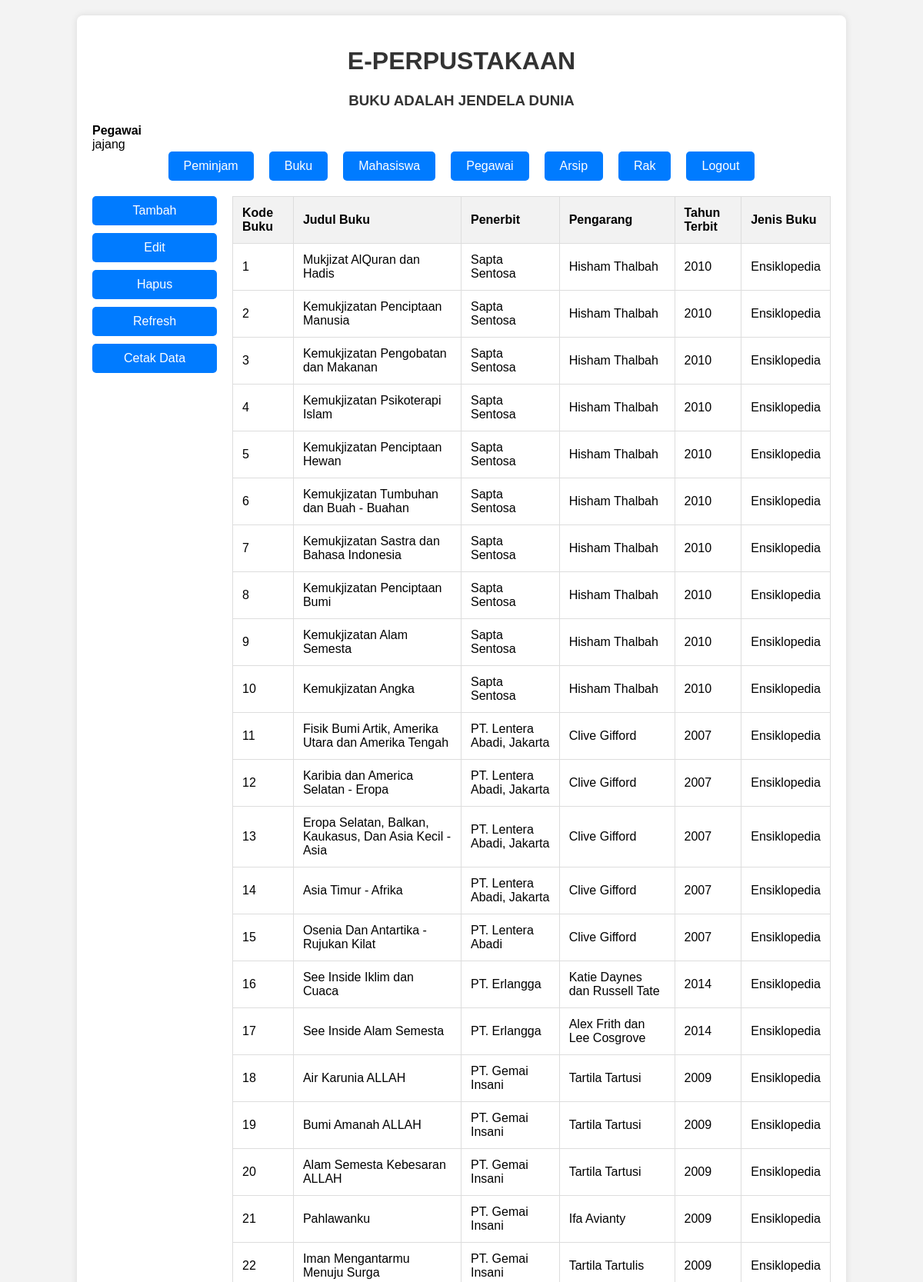
The page /perpus/buku/buku.php (signed in, upper part) on the database its author committed.
### tables this page shows
CREATE TABLE `pegawai` (
  `nip` varchar(16) NOT NULL,
  `id_users` int(11) NOT NULL,
  `nama_pegawai` varchar(30) NOT NULL
);

CREATE TABLE `buku` (
  `kode_buku` int(16) NOT NULL,
  `judul_buku` varchar(1000) NOT NULL,
  `penerbit` varchar(200) NOT NULL,
  `pengarang` varchar(30) NOT NULL,
  `thn_terbit` year(4) NOT NULL,
  `jenis` varchar(30) NOT NULL
);

### perpus/buku/buku.php (the view, shortened to what this page needs)
<?php
include('db.php');
$username = $_SESSION['username'];
$stmt = $conn->prepare("SELECT id FROM users WHERE username = ?");
$stmt->bind_param("s", $username);
$stmt->execute();
$result = $stmt->get_result();
$user = $result->fetch_assoc();
$id_users = $user['id'];
$stmt = $conn->prepare("SELECT nama_pegawai FROM pegawai WHERE id_users = ?");
$stmt->bind_param("i", $id_users);
$stmt->execute();
$result = $stmt->get_result();
$pegawai = $result->fetch_assoc();
$namaPegawai = $pegawai['nama_pegawai'];
?>
<!DOCTYPE html>
<html>
<head>
    <link rel="stylesheet" type="text/css" href="style.css">
</head>
<body>
<div class="container">
    <h1>E-PERPUSTAKAAN</h1>
    <h3>BUKU ADALAH JENDELA DUNIA </h3>
    <div>
<strong>Pegawai</strong><br>
<?php echo $namaPegawai; ?>
</div>
    <div class="navbar">
        <a href="../pinjam/peminjaman.php">Peminjam</a>
        <a href="../buku/buku.php">Buku</a>
        <a href="../mahasiswa/mahasiswa.php">Mahasiswa</a>
        <a href="../pegawai/pegawai.php">Pegawai</a>
        <a href="../arsip/arsip.php">Arsip</a>
        <a href="../rak/rak.php">Rak</a>
        <a href="logout.php">Logout</a>
    </div>
    <div class="main-content">
        <div class="sidebar">
            <button onclick="addRecord()">Tambah</button>
            <button onclick="editRecord()">Edit</button>
            <button onclick="deleteRecord()">Hapus</button>
            <button onclick="window.location.reload();">Refresh</button>
            <button onclick="window.print();">Cetak Data</button>
        </div>
    <table>
        <thead>
            <tr>
                <th>Kode Buku</th>
                <th>Judul Buku</th>
                <th>Penerbit   </th>
                <th>Pengarang   </th>
                <th>Tahun Terbit  </th>
                <th>Jenis Buku   </th>
            </tr>
        </thead>
        <tbody>
            <?php
            $sql = "select*from buku order by kode_buku asc";
            $result = $conn->query($sql);
            if ($result->num_rows > 0) {
                while($row = $result->fetch_assoc()) {
                    echo "<tr>";
                    echo "<td>" . $row["kode_buku"] . "</td>";
                    echo "<td>" . $row["judul_buku"] . "</td>";
                    echo "<td>" . $row["penerbit"] . "</td>";
                    echo "<td>" . $row["pengarang"] . "</td>";
                    echo "<td>" . $row["thn_terbit"] . "</td>";
                    echo "<td>" . $row["jenis"] . "</td>";
                    echo "</tr>";
                }
            } else {
                echo "<tr><td colspan='6'>No records found</td></tr>";
            }
            ?>
        </tbody>
    </table>
</div>
</body>
</html>

### perpus/buku/style.css (style rules this page uses)
body { font-family: Arial, sans-serif; background-color: #f3f3f3; margin: 0; padding: 0; }
.container { width: 80%; margin: 20px auto; background-color: #fff; padding: 20px; border-radius: 8px; box-shadow: 0 0 10px rgba(0, 0, 0, 0.1); }
h1, h3, h4 { text-align: center; color: #333; position: relative; }
.navbar { display: flex; justify-content: center; margin-bottom: 20px; }
.navbar a { padding: 10px 20px; margin: 0 10px; background-color: #007bff; color: #fff; text-decoration: none; border-radius: 5px; transition: background-color 0.3s; }
.main-content { display: flex; }
.sidebar { width: 200px; display: flex; flex-direction: column; gap: 10px; margin-right: 20px; }
.sidebar button { padding: 10px; font-size: 16px; background-color: #007bff; color: #fff; border: none; cursor: pointer; border-radius: 5px; transition: background-color 0.3s; }
table { width: 100%; border-collapse: collapse; }
table, th, td { border: 1px solid #ddd; }
th, td { padding: 12px; text-align: left; }
th { background-color: #f2f2f2; }

### rows shown on the page
pegawai: nama_pegawai "jajang"
buku: kode_buku "1", judul_buku "Mukjizat AlQuran dan Hadis", penerbit "Sapta Sentosa", pengarang "Hisham Thalbah", thn_terbit "2010", jenis "Ensiklopedia"
buku: kode_buku "2", judul_buku "Kemukjizatan Penciptaan Manusia", penerbit "Sapta Sentosa", pengarang "Hisham Thalbah", thn_terbit "2010", jenis "Ensiklopedia"
buku: kode_buku "3", judul_buku "Kemukjizatan Pengobatan dan Makanan", penerbit "Sapta Sentosa", pengarang "Hisham Thalbah", thn_terbit "2010", jenis "Ensiklopedia"
buku: kode_buku "4", judul_buku "Kemukjizatan Psikoterapi Islam", penerbit "Sapta Sentosa", pengarang "Hisham Thalbah", thn_terbit "2010", jenis "Ensiklopedia"
buku: kode_buku "5", judul_buku "Kemukjizatan Penciptaan Hewan", penerbit "Sapta Sentosa", pengarang "Hisham Thalbah", thn_terbit "2010", jenis "Ensiklopedia"
buku: kode_buku "6", judul_buku "Kemukjizatan Tumbuhan dan Buah - Buahan", penerbit "Sapta Sentosa", pengarang "Hisham Thalbah", thn_terbit "2010", jenis "Ensiklopedia"
buku: kode_buku "7", judul_buku "Kemukjizatan Sastra dan Bahasa Indonesia", penerbit "Sapta Sentosa", pengarang "Hisham Thalbah", thn_terbit "2010", jenis "Ensiklopedia"
buku: kode_buku "8", judul_buku "Kemukjizatan Penciptaan Bumi", penerbit "Sapta Sentosa", pengarang "Hisham Thalbah", thn_terbit "2010", jenis "Ensiklopedia"
buku: kode_buku "9", judul_buku "Kemukjizatan Alam Semesta", penerbit "Sapta Sentosa", pengarang "Hisham Thalbah", thn_terbit "2010", jenis "Ensiklopedia"
buku: kode_buku "10", judul_buku "Kemukjizatan Angka", penerbit "Sapta Sentosa", pengarang "Hisham Thalbah", thn_terbit "2010", jenis "Ensiklopedia"
buku: kode_buku "11", judul_buku "Fisik Bumi Artik, Amerika Utara dan Amerika Tengah", penerbit "PT. Lentera Abadi, Jakarta", pengarang "Clive Gifford", thn_terbit "2007", jenis "Ensiklopedia"
buku: kode_buku "12", judul_buku "Karibia dan America Selatan - Eropa", penerbit "PT. Lentera Abadi, Jakarta", pengarang "Clive Gifford", thn_terbit "2007", jenis "Ensiklopedia"
buku: kode_buku "13", judul_buku "Eropa Selatan, Balkan, Kaukasus, Dan Asia Kecil - Asia", penerbit "PT. Lentera Abadi, Jakarta", pengarang "Clive Gifford", thn_terbit "2007", jenis "Ensiklopedia"
buku: kode_buku "14", judul_buku "Asia Timur - Afrika", penerbit "PT. Lentera Abadi, Jakarta", pengarang "Clive Gifford", thn_terbit "2007", jenis "Ensiklopedia"
buku: kode_buku "15", judul_buku "Osenia Dan Antartika - Rujukan Kilat", penerbit "PT. Lentera Abadi", pengarang "Clive Gifford", thn_terbit "2007", jenis "Ensiklopedia"
buku: kode_buku "16", judul_buku "See Inside Iklim dan Cuaca", penerbit "PT. Erlangga", pengarang "Katie Daynes dan Russell Tate", thn_terbit "2014", jenis "Ensiklopedia"
buku: kode_buku "17", judul_buku "See Inside Alam Semesta", penerbit "PT. Erlangga", pengarang "Alex Frith dan Lee Cosgrove", thn_terbit "2014", jenis "Ensiklopedia"
buku: kode_buku "18", judul_buku "Air Karunia ALLAH", penerbit "PT. Gemai Insani", pengarang "Tartila Tartusi", thn_terbit "2009", jenis "Ensiklopedia"
buku: kode_buku "19", judul_buku "Bumi Amanah ALLAH", penerbit "PT. Gemai Insani", pengarang "Tartila Tartusi", thn_terbit "2009", jenis "Ensiklopedia"
buku: kode_buku "20", judul_buku "Alam Semesta Kebesaran ALLAH", penerbit "PT. Gemai Insani", pengarang "Tartila Tartusi", thn_terbit "2009", jenis "Ensiklopedia"
buku: kode_buku "21", judul_buku "Pahlawanku", penerbit "PT. Gemai Insani", pengarang "Ifa Avianty", thn_terbit "2009", jenis "Ensiklopedia"
buku: kode_buku "22", judul_buku "Iman Mengantarmu Menuju Surga", penerbit "PT. Gemai Insani", pengarang "Tartila Tartulis", thn_terbit "2009", jenis "Ensiklopedia"
